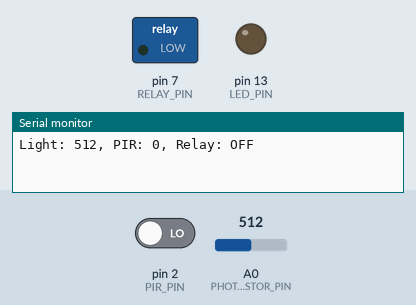
Bench run of a sketch on a simulated Arduino Uno, built with avr-gcc and run on an emulated ATmega328P. Shown: switched loads named in the sketch (green lamp = pin HIGH), output pins drawn as LEDs (lit = HIGH), the last lines printed to the serial monitor. Dashed ring = blinking. The inputs (shaded band) are chosen by the test bench; at power-on: A0 (PHOTORESISTOR_PIN) = 512, pin 2 (PIR_PIN) LOW.

Above: at 1.2 s.
1.3 s: A0 (PHOTORESISTOR_PIN) set to 481
At 1.8 s:
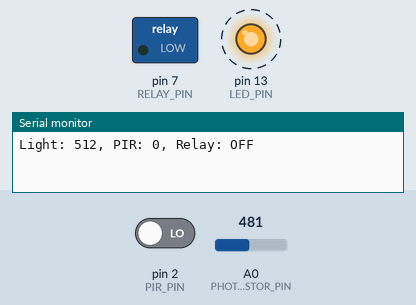
4.3 s: pin 2 (PIR_PIN) driven HIGH
At 6.1 s:
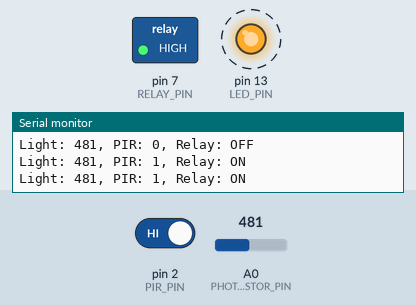
7.3 s: A0 (PHOTORESISTOR_PIN) set to 510
At 8.2 s:
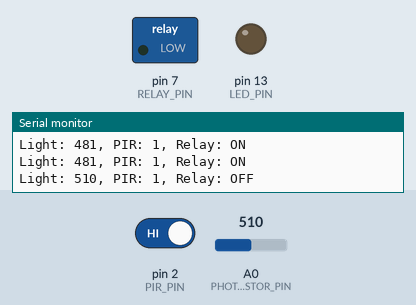
8.8 s: A0 (PHOTORESISTOR_PIN) set to 490
At 10.4 s:
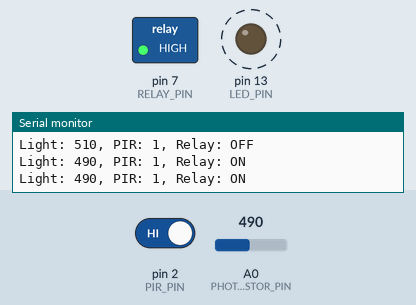
Timing chart, 0 to 12.8 s (numbered marks = the images above; inputs shaded):
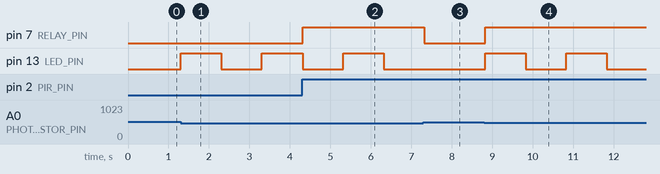

The sketch:

PROEKT_NANO_FOTOREZISTOR_PIR.ino
```cpp
/*Изменения:
Вывод статуса в монитор порта:
Добавлен вывод статуса фоторезистора, PIR-датчика и реле в монитор порта.
Теперь в консоли всегда отображается текущее состояние каждого компонента.
Оптимизация условий:
Условия для управления реле и активности PIR-датчика теперь находятся внутри проверки на темноту,
чтобы избежать ненужных проверок, когда светло.
*/
#define LED_PIN 13 // Светодиод на 13 пине
#define PHOTORESISTOR_PIN A0 // Фоторезистор на аналоговом входе A0
#define PIR_PIN 2 // PIR датчик на цифровом входе 2
#define RELAY_PIN 7 // Реле освещения на цифровом входе 7

#define BLINK_INTERVAL 1000 // Интервал мигания светодиода (мс)
#define DARKNESS_THRESHOLD 500 // Пороговое значение для темноты
#define MOTION_TIMEOUT 10000 // Таймаут выключает реле после движения (10 секунд)

unsigned long lastBlinkTime = 0;
bool ledState = false;

bool relayOn = false;
unsigned long lastMotionTime = 0; // Время последнего обнаружения движения
bool pirActive = false; // Флаг активности PIR-датчика

// Переменные для замедленного вывода
unsigned long lastPrintTime = 0;
const long printInterval = 1000; // Интервал вывода в монитор порта (1 секунда)

void setup() {
 pinMode(LED_PIN, OUTPUT);
 pinMode(PIR_PIN, INPUT);
 pinMode(RELAY_PIN, OUTPUT);
 Serial.begin(9600);
}

void loop() {
 unsigned long currentTime = millis();

 // Чтение значения с фоторезистора
 int lightValue = analogRead(PHOTORESISTOR_PIN);

 // Контроль датчика PIR
 bool pirDetected = (digitalRead(PIR_PIN) == HIGH);

 // Управление реле
 if (lightValue < DARKNESS_THRESHOLD) { // Если темно
 if (pirDetected && !relayOn) { // Если PIR сработал и реле выключено
 digitalWrite(RELAY_PIN, HIGH); // Включаем реле
 relayOn = true; // Устанавливаем флаг включенного реле
 pirActive = true; // Устанавливаем флаг активности PIR-датчика
 lastMotionTime = currentTime; // Запоминаем время обнаружения движения
 } else if (pirDetected && relayOn) { // Если PIR сработал и реле уже включено
 lastMotionTime = currentTime; // Обновляем время обнаружения движения
 pirActive = true;
 }

 if (relayOn) { // Если реле включено
 if (!pirDetected && (currentTime - lastMotionTime >= MOTION_TIMEOUT)) { // Если нет движения и прошло время таймаута
 digitalWrite(RELAY_PIN, LOW); // Выключаем реле
 relayOn = false; // Сбрасываем флаг включенного реле
 pirActive = false; // Сбрасываем флаг активности PIR-датчика
 }
 }
 } else { // Если светло
 if (relayOn) { // если реле было включено, то выключаем
 digitalWrite(RELAY_PIN, LOW);
 relayOn = false;
 pirActive = false;
 }
 }

 // Мигание светодиода только в темное время
 if (lightValue < DARKNESS_THRESHOLD && currentTime - lastBlinkTime >= BLINK_INTERVAL) {
 ledState = !ledState;
 digitalWrite(LED_PIN, ledState);
 lastBlinkTime = currentTime;
 }

 // Вывод в монитор порта статуса светодиода, реле, PIR-датчика и фоторезистора
 if (currentTime - lastPrintTime >= printInterval) {
 Serial.print("Light: ");
 Serial.print(lightValue);
 Serial.print(", PIR: ");
 Serial.print(pirDetected);
 Serial.print(", Relay: ");
 Serial.println(relayOn ? "ON" : "OFF");
 lastPrintTime = currentTime;
 }

 delay(50);
}
```

Measured:
- the behaviour switches between 500 and 499 on A0 (PHOTORESISTOR_PIN) (found by bisection; images 0 and 1)
- after the input at 1.3 s, pin 13 (LED_PIN): LOW → HIGH at once, → LOW 1.0 s later, → HIGH 1.0 s later
- after the input at 4.3 s, pin 7 (RELAY_PIN): LOW → HIGH at once
- after the input at 7.3 s, pin 7 (RELAY_PIN): HIGH → LOW at once; pin 13 (LED_PIN): stays LOW (without the input it goes to HIGH after 0.02 s)
- after the input at 8.8 s, pin 7 (RELAY_PIN): LOW → HIGH at once; pin 13 (LED_PIN): alternates HIGH for 1.0 s and LOW for 1.0 s, starting at once
